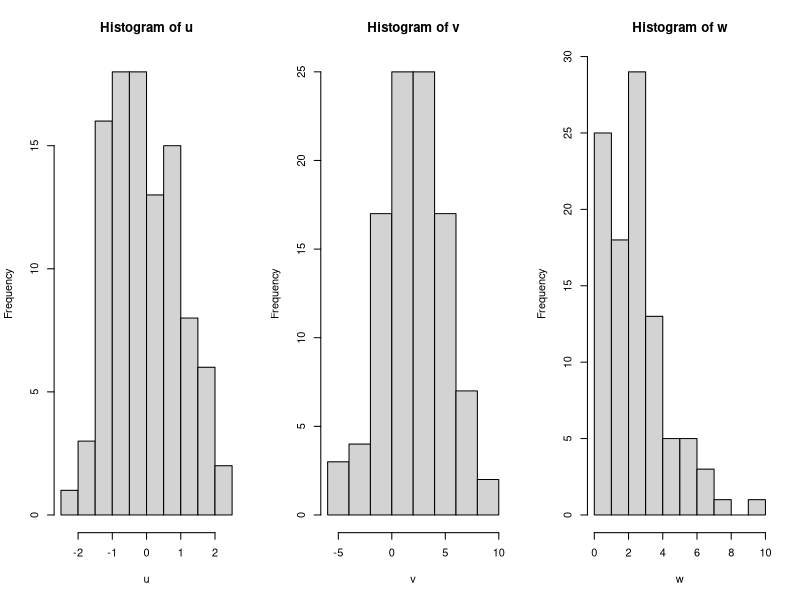

This figure's R source:
## ---- chunk 1
knitr::opts_chunk$set(echo = FALSE)
## ---- chunk 2
u = 1:5
print(u); mode(u); length(u)
## ---- chunk 3
v = c("a","b","c")
print(v); mode(v); length(v)
## ---- chunk 4
w = c(T,F)
print(w); mode(w); length(w)
## ---- chunk 5
u = c(1, 2, 3)
v = c("a","b","c")
w = c(T,F)
print(u); print(v); print(w);
## ---- chunk 6
u = letters
v = LETTERS
u[3]
v[c(1,2,4)]
## ---- chunk 7
u = sample(1:10)
v = sample(1:10, 3)
w = sample(1:2, 5, replace = T)
x = sample(1:4, 3, prob = c(0.1, 0.2, 0.6, 0.1))
print(u); print(v); print(w); print(x);
## ---- chunk 8
u = rnorm(100) # normal distribution N(0,1)
v = rnorm(100, 2, 3) # normal distribution N(2,3)
w = rpois(100, 3) # Poisson distribution P(3)
par(mfrow = c(1,3)); hist(u); hist(v); hist(w);
## ---- chunk 9
v1 = 1:2; v2 = c(T, F)
w = identical(v1, v2) # for all mode vectors
x = all.equal(v1, v2) # for numeric vectors
v2 = as.numeric(v2) # converts to numeric
print(w); print(x);
all.equal(v1, v2)
## ---- chunk 10
x1 = 0:2
x2 = c("a", "b", "c")
paste(x1, x2)
paste0(x1, x2)
## ---- chunk 11
v = -3:2
v[3]
a = c(4,6)
v[a]
## ---- chunk 12
v = -3:2
l=c(F, F, F,F,T,T); v[l] 
l = v > 0; v[l]
## ---- chunk 13
v = -3:2
l = which(v > 0); v[l]
## ---- chunk 14
v = -3:2
w = v[-4]
w
## ---- chunk 15
v = 1:2; w = 1:4; v + w;
## ---- chunk 16
v = 1:2; is.logical(v); is.numeric(v)
## ---- chunk 17
u = c("1", "d", "T"); as.numeric(u)
v = 0:2; as.logical(v)
w = 1:3; as.character(w)
## ---- chunk 18
factor(1:4) 
factor(letters[c(1,3,4)], levels=c("a","b","c","d"))
## ---- chunk 19
factor(letters[c(1,3,4)], levels=c("a","b","c"))
## ---- chunk 20
factor(1:3); factor(1:3, levels=1:5) 
## ---- chunk 21
factor(1:3, exclude=2);  
factor(1:3, labels=c("a", "b", "c"))
x=1:3; is.factor(x); as.factor(x)
## ---- chunk 22
v=1:10; cut(v, breaks=2)
cut(v, breaks=c(1,5.5,10))
